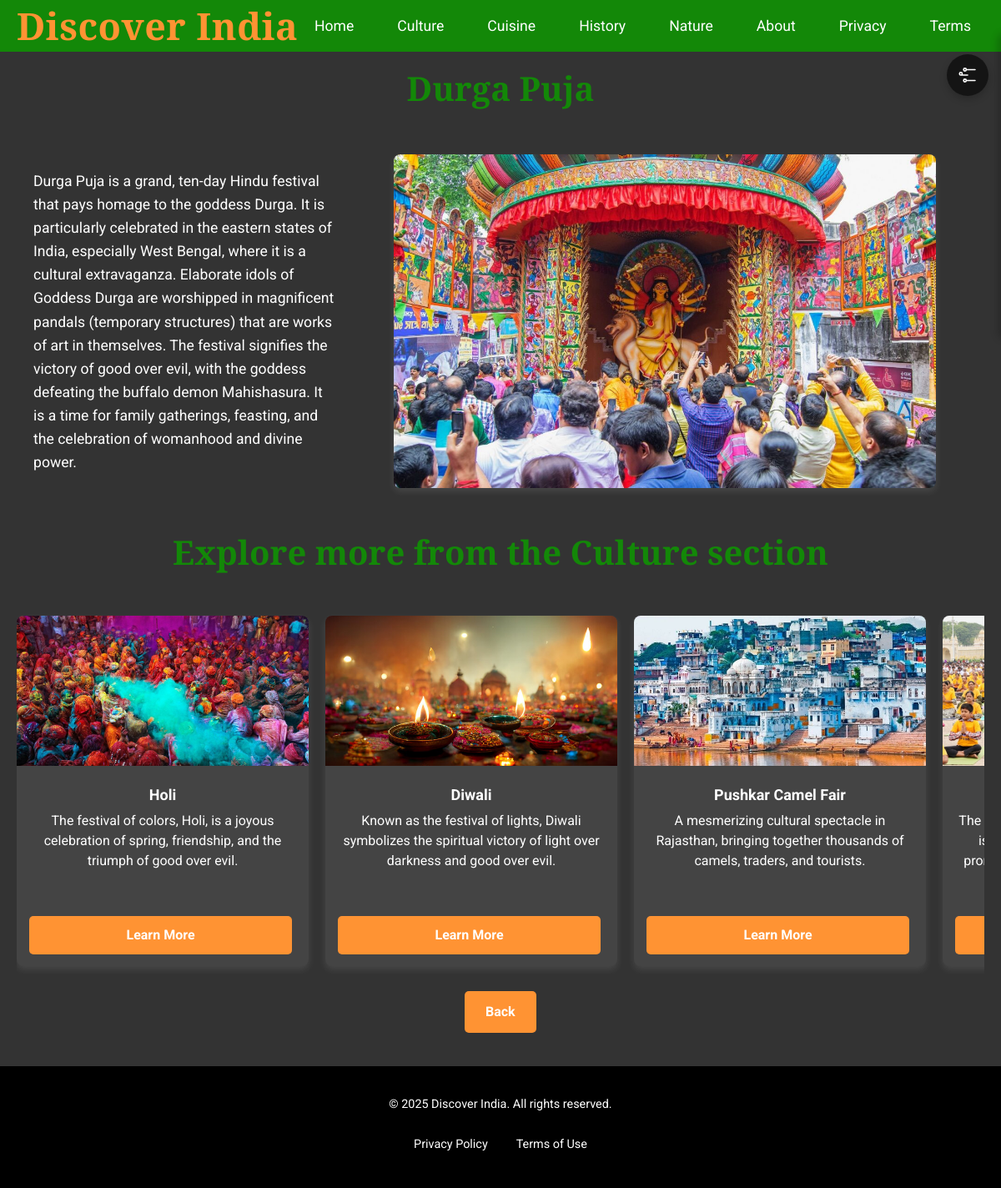
Page /details/Durga Puja on the committed database.
### app.py (models this page shows, shortened)
class Destination(db.Model):
    id = db.Column(db.Integer, primary_key=True)
    title = db.Column(db.String(100), nullable=False)
    description = db.Column(db.Text, nullable=False)
    image_url = db.Column(db.String(200), nullable=True)
    category = db.Column(db.String(50), nullable=True)
    sub_category = db.Column(db.String(50), nullable=True)
    long_description = db.Column(db.Text, nullable=True)

### app.py (the view)
@app.route('/details/<string:title>')
def details(title):
    item = Destination.query.filter_by(title=title).first_or_404()
    all_related_items = Destination.query.filter_by(category=item.category).all()
    return render_template('details.html',
                         item=item,
                         all_related_items=all_related_items)

### app.py (called while the page is built)
@app.before_request
def get_categories():
    categories_data = Destination.query.with_entities(Destination.category).filter(
        Destination.category.in_(['Culture', 'Cuisine', 'History', 'Nature'])
    ).distinct().all()
    g.categories = [c[0] for c in categories_data]

### templates/details.html (shortened to what this page needs)
{% extends 'base.html' %}
{% block content %}
<section class="details-page">
    <div class="container">
        <h1 class="details-title">{{ item.title }}</h1>
        <div class="details-content-grid">
            <div class="details-text">
                <p>{{ item.long_description }}</p>
            </div>
            <div class="main-image">
                <img src="{{ url_for('static', filename=item.image_url) }}" alt="{{ item.title }}" class="details-main-img">
            </div>
        </div>
        <h2 class="details-sub-heading">
            Explore more from the {{ item.category }} section
        </h2>
        <div class="card-slider" data-slider>
            <div class="slider-track" data-wrapper>
                {% for related in all_related_items if related.title != item.title %}
                    <a href="{{ url_for('details', title=related.title) }}" class="card-item">
                        <img src="{{ url_for('static', filename=related.image_url) }}" alt="{{ related.title }}">
                        <div class="card-content">
                            <h3>{{ related.title }}</h3>
                            <p>{{ related.description }}</p>
                        </div>
                        <span class="read-more cta-button">Learn More</span>
                    </a>
                {% endfor %}
            </div>
        </div>
        <a href="javascript:history.back()" class="back-link cta-button">Back</a>
    </div>
</section>
{% endblock %}

### rows in the picture
Destination: title "Durga Puja", long_description "Durga Puja is a grand, ten-day Hindu festival that pays homage to the goddess Durga. It is particularly celebrated in the eastern states of India, especially West Bengal, where it is a cultural extravaganza. Elaborate idols of Goddess Durga are worshipped in magnificent pandals (temporary structures) that are works of art in themselves. The festival signifies the victory of good over evil, with the goddess defeating the buffalo demon Mahishasura. It is a time for family gatherings, feasting, and the celebration of womanhood and divine power.", image_url (picture), category "Culture"
Destination: image_url (picture), title "Holi", description "The festival of colors, Holi, is a joyous celebration of spring, friendship, and the triumph of good over evil."
Destination: image_url (picture), title "Diwali", description "Known as the festival of lights, Diwali symbolizes the spiritual victory of light over darkness and good over evil."
Destination: image_url (picture), title "Pushkar Camel Fair", description "A mesmerizing cultural spectacle in Rajasthan, bringing together thousands of camels, traders, and tourists."
Destination: image_url (picture), description "The…"
